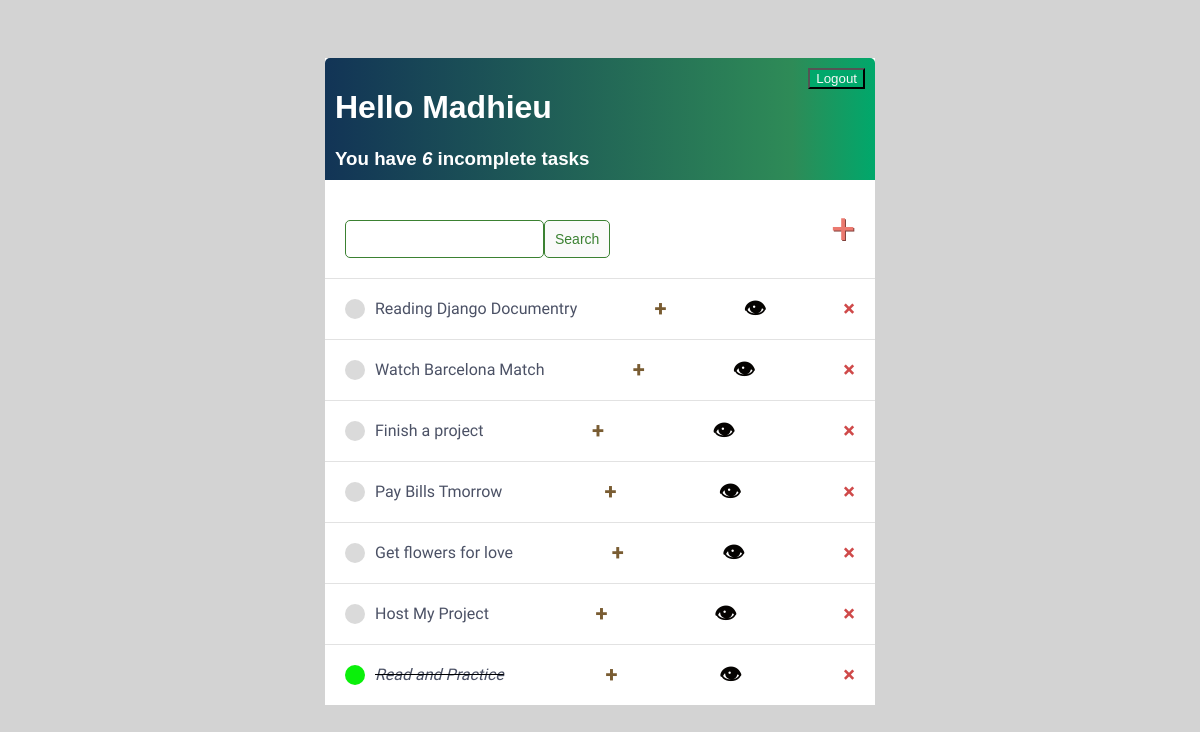
The app's page / (signed in) with its own data.
### basapp/models.py (models this page shows)
class Task(models.Model):
    user = models.ForeignKey(User, on_delete=models.CASCADE, null=True, blank=True)
    title = models.CharField(max_length=200)
    description = models.TextField(null=True, blank=True)
    complete = models.BooleanField(default=False)
    created = models.DateTimeField(auto_now_add= True)
    def __str__(self):
        return self.title
    class Meta:
        ordering = ['complete']

### basapp/views.py (the view)
# urls.py: path('', TaskList.as_view(), name='tasks'),
class TaskList(LoginRequiredMixin, ListView):
    model = Task
    context_object_name = 'tasks'
    def get_context_data(self, **kwargs):
        context = super().get_context_data(**kwargs)
        context ['tasks'] = context ['tasks'].filter(user=self.request.user)
        context ['count'] = context ['tasks'].filter(complete=False).count()
        search_input = self.request.GET.get('search-area') or ''
        if search_input:
            context['tasks'] = context['tasks'].filter(title__startswith=search_input)
            context['search_input'] = search_input
        return context

### basapp/templates/basapp/task_list.html (shortened to what this page needs)
{% extends 'basapp/main.html' %}
{% block content %}
<div class="header-bar">
    <div>
        <h1>Hello {{request.user|title}}</h1>
        <h3 style="margin: 0;">You have <i>{{ count }}</i> incomplete task{{ count|pluralize:"s" }}</h3>
    </div>
    {% if request.user.is_authenticated %}
    <form method="post" action="{% url 'logout' %}">
        <input type="submit" value="Logout">
    </form>
    {% else %}
    <a href="{% url 'login' %}">Login</a>
    {% endif %}
</div>
<div id="search-add-wrapper">
    <form method="GET" style="margin-top: 20px; display: flex;">
        <input type="text" name="search-area" value="{{search_input}}">
        <input class="button" type="submit" value="Search">
    </form>
    <a id="add-link" href="{% url 'task-create'  %}">&#x2b;</a>
</div>
<div class="task-items-wrapper">
    {% for task in tasks %}
       <div class="task-wrapper">
           {% if task.complete %}
               <div class="task-title">
                    <div class="task-complete-icon"></div>
                    <i><s><a href="{% url 'task-update' task.id %}">{{task}}</a></s></i>
               </div>
            <a class="edit-link" href="{% url 'task-update' task.id %}">&#43;</a>
            <a class="view-link" href="{% url 'task' task.id %}">&#128065;</a>
            <a class="delete-link" href="{% url 'task-delete' task.id %}">&#215;</a>
            {% else %}
            <div class="task-title">
                    <div class="task-incomplete-icon"></div>
                    <a href="{% url 'task-update' task.id %}">{{task}}</a>
               </div>
           <a class="edit-link" href="{% url 'task-update' task.id %}">&#43;</a>
           <a class="view-link" href="{% url 'task' task.id %}">&#128065;</a>
           <a class="delete-link" href="{% url 'task-delete' task.id %}">&#215;</a>
           {% endif %}
       </div>
    {% empty %}
    <h3>No items in list</h3>
    {% endfor %}
</div>
{% endblock content %}

### basapp/templates/basapp/main.html (shortened to what this page needs)
<!DOCTYPE html>
<html lang="en">
<head>
</head>
<body>
    <div class="container">
        {% block content %}
        {% endblock content %}
    </div>
</body>
</html>

### basapp/templates/basapp/main.html (style rules this page uses)
body { background-color: #D3D3D3; font-family: "Nunito", sans-serif; padding: 3.125rem; }
h1, h2, h3, h4, h5, h6 { font-family: "Raleway", sans-serif; }
a, p { color: #4b5165; }
.container { max-width: 550px; margin: auto; background-color: #fff; -webkit-box-shadow: 2px 2px 13px -4px rgba(0 0 0 0.21); box-shadow: 2px 2px 13px -4px rgba(0 0 0 0.21); }
.header-bar { display: flex; justify-content: space-between; color: #fff; background-color: #D3D3D3; padding: 10px; border-radius: 5px 5px 0 0; background: linear-gradient(90deg, #151B54 0%, #123456 0%, #2E8B57 85%, #00A86B 100%); }
.header-bar input { color: rgb(247, 247, 247); text-decoration: none; background-color: #00A86B; }
.task-wrapper { display: flex; align-items: center; justify-content: space-between; padding: 20px; background-color: #fff; border-top: 1px solid rgb(226 226 226); }
.task-title { display: flex; }
.task-title a { text-decoration: none; color: #4b5165; margin-left: 10px; }
.task-complete-icon { height: 20px; width: 20px; background-color: rgb(10, 240, 10); border-radius: 50%; }
.task-incomplete-icon { height: 20px; width: 20px; background-color: rgb(218, 218, 218); border-radius: 50%; }
.delete-link { text-decoration: none; font-weight: 900; color: #cf4949; font-size: 22px; line-height: 0; }
.view-link { text-decoration: none; font-weight: 900; color: #050301; font-size: 22px; line-height: 0; }
.edit-link { text-decoration: none; font-weight: 900; color: #795C32; font-size: 22px; line-height: 0; }
#search-add-wrapper { display: flex; justify-content: space-between; align-items: center; padding: 20px; }
#add-link { color: #EB796F; text-decoration: none; font-size: 42px; text-shadow: 1px 1px #81413b; }
input[type=text], input[type=password], textarea { border: 1px solid #3b8132; border-radius: 5px; padding: 10px; width: 90%; }
.button { border: 1px solid #3b8132; background-color: #FAFAFA; color: #3b8132; padding: 10px; font-size: 14px; border-radius: 5px; cursor: pointer; text-decoration: none; }
.header-bar { color: #ffffff; }

### records on screen
Task: title "Reading Django Documentry"
Task: title "Watch Barcelona Match"
Task: title "Finish a project"
Task: title "Pay Bills Tmorrow"
Task: title "Get flowers for love"
Task: title "Host My Project"
Task: title "Read and Practice"

### other values on screen
{{ request.user|title }} "Madhieu"
{{ count }} "6"
